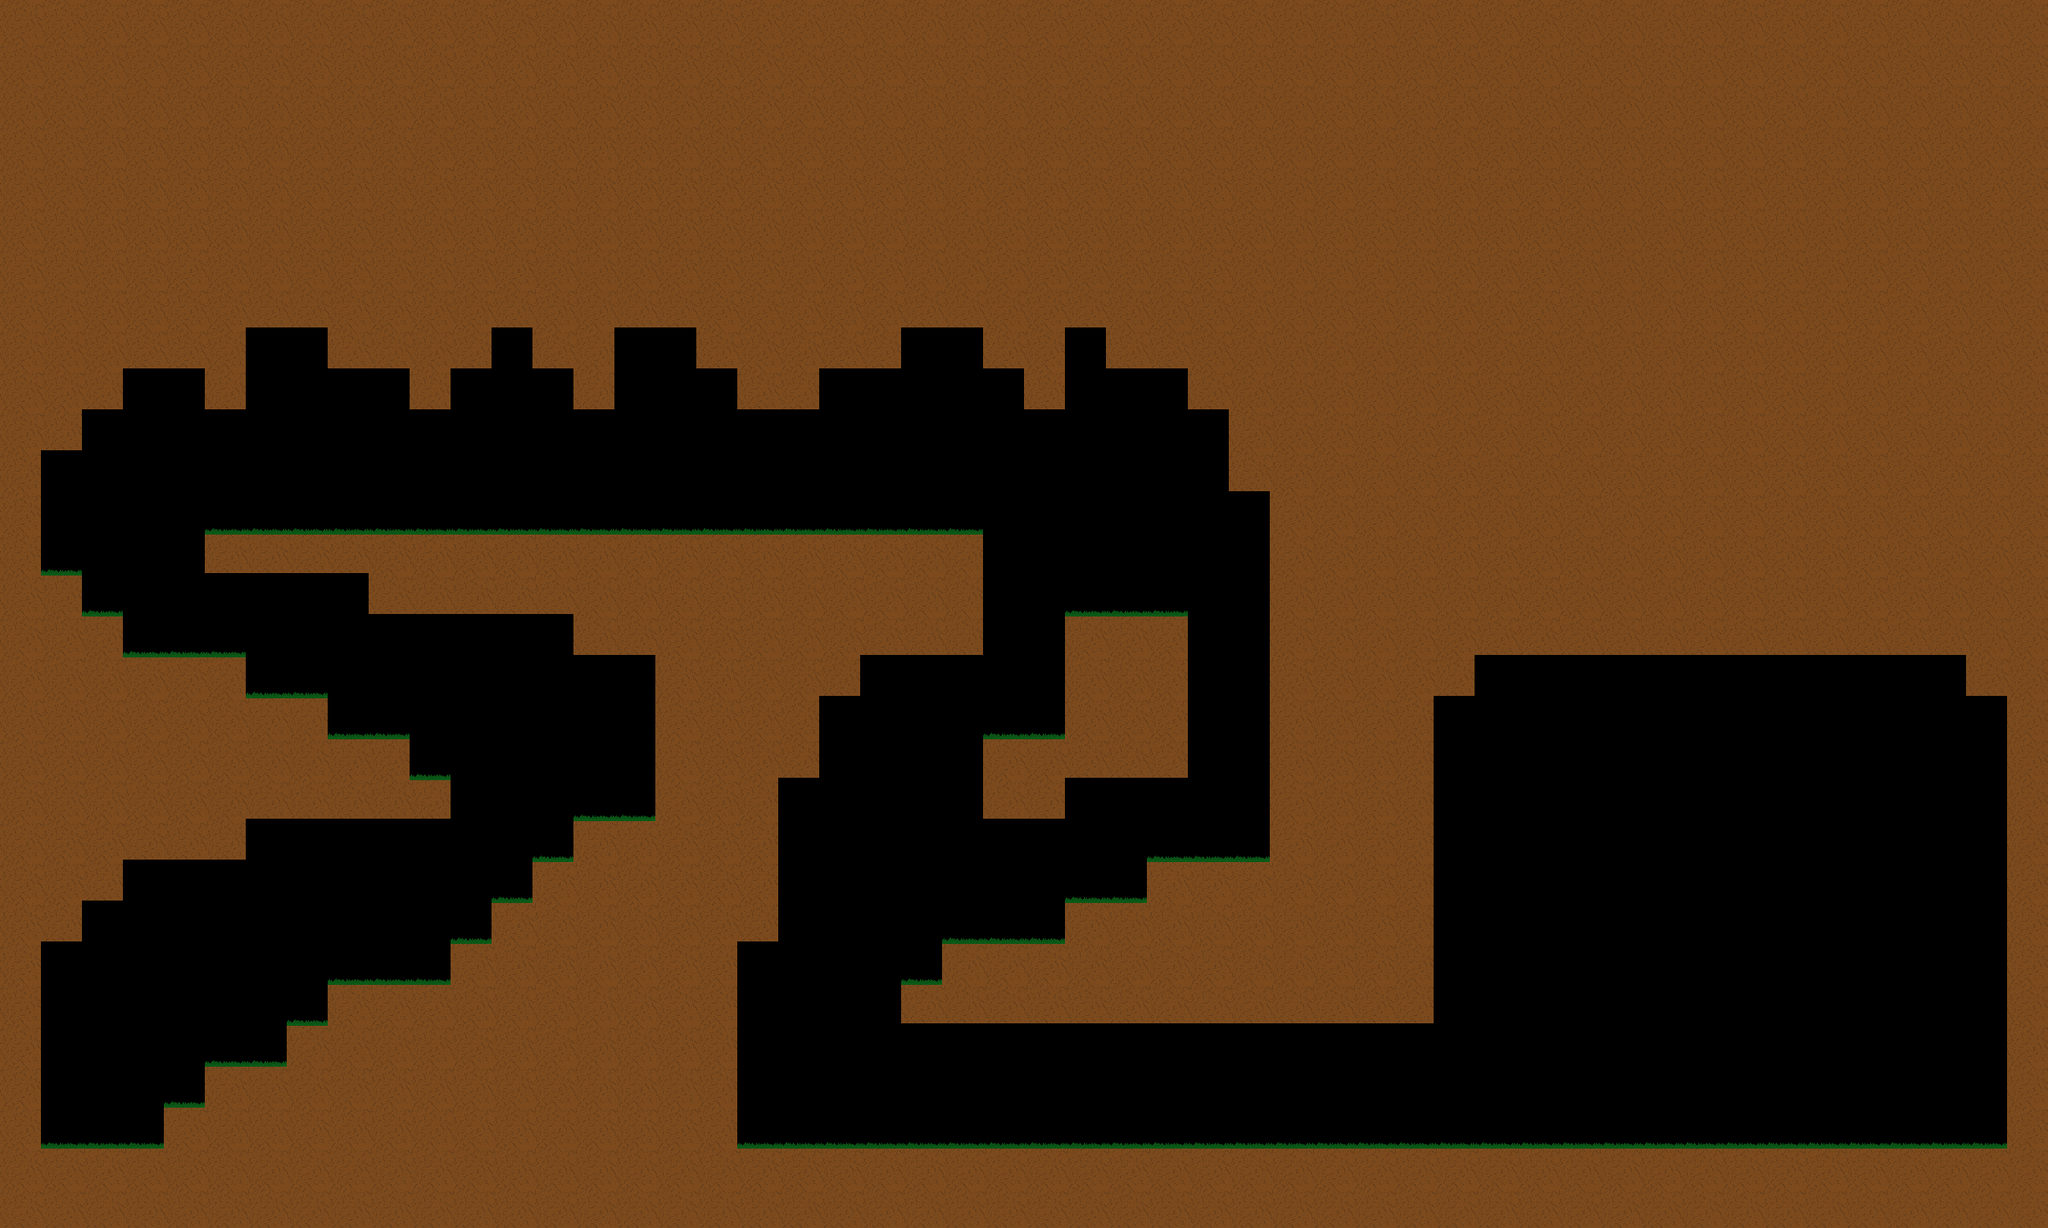

Tiled map render using the project's own tile images. Description and the map definition, with tile-layer contents summarised, below:
An orthogonal 50x30 tile map with 50x50 px tiles, 1 tile layer (Calque de Tile 1).

<map version="1.0" orientation="orthogonal" width="50" height="30" tilewidth="50" tileheight="50">
 <tileset firstgid="1" name="Basic Tileset" tilewidth="50" tileheight="50">
  <image source="tileset.png" trans="ff00ff" width="150" height="100" />
 </tileset>
 <layer name="Calque de Tile 1" width="50" height="30">
  <data>[1500 cells, 1500 non-empty, 4 distinct tile ids]</data>
 </layer>
</map>